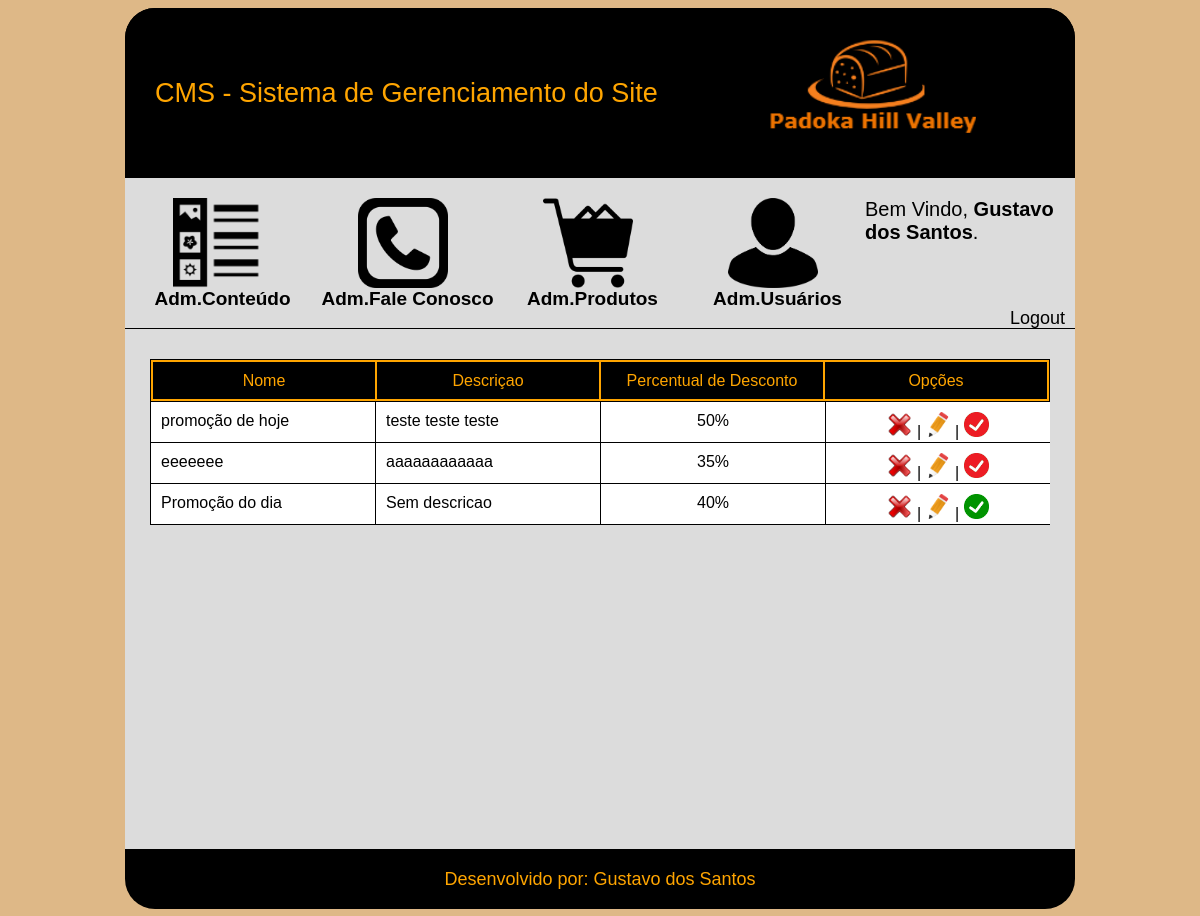
Page /cms/gerenciar-promocoes.php (signed in) on the committed database.
### tables this page shows
CREATE TABLE `tbl_promocao` (
  `id` int(11) NOT NULL AUTO_INCREMENT,
  `foto` varchar(255) NOT NULL,
  `nome` varchar(50) NOT NULL,
  `descricao` text,
  `percentual` int(11) NOT NULL,
  `status` tinyint(1) DEFAULT NULL,
  PRIMARY KEY (`id`)
);

### cms/gerenciar-promocoes.php (the view, shortened to what this page needs)
<!DOCTYPE html>
<html>
<head>
    <link rel="stylesheet" type="text/css" href="css/gerenciar-promocoes.css">
    <link rel="stylesheet" type="text/css" href="css/header.css">
</head>
<body>
    <div id="main">
        <?php require_once 'header.php'; ?>
        <div id="content">
            <div id="caixa-tabela" >
                <table id="tabela-titulos" >
                    <tr>
                        <td>
                            Nome
                        </td>
                         <td>
                            Descriçao
                        </td>
                         <td>
                            Percentual de Desconto
                        </td>
                         <td>
                            Opções
                        </td>
                    </tr>
                </table>
                    <div id="tabela-usuarios">
                        <?php
                            $sql = "SELECT * FROM tbl_promocao ORDER BY id DESC";
                            $resultado = mysqli_query($con,$sql);
                            while($rsDados = mysqli_fetch_array($resultado)){
                               if($rsDados['status'] == 1){
                                   $fotoStatus = "check.png";
                               }else{
                                   $fotoStatus = "noCheck.png";
                               }
                        ?>
                        <div class="linha">
                            <div class="campo">
                                <?php echo($rsDados['nome']);?>
                            </div>
                             <div class="campo" title="<?=$rsDados['descricao'];?>">
                               <?php echo($rsDados['descricao']);?>
                            </div>
                             <div class="campo" style="text-align:center;">
                               <?php echo($rsDados['percentual']);?>%
                            </div>
                             <div class="campo" style="text-align:center;">
                                 <a href="gerenciar-promocoes.php?id=<?php echo($rsDados['id']);?>&modo=excluir" onclick="return confirm('Deseja Realmente excluir')">
                                    <img src="imagens/gUsers/delete.png" class="foto-opcoes">
                                 </a>|
                                 <a href="nova-promocao.php?id=<?php echo($rsDados['id']);?>&modo=consultar">
                                    <img src="imagens/gUsers/edit.png" class="foto-opcoes">
                                 </a>|
                                 <a href="gerenciar-promocoes.php?id=<?php echo($rsDados['id']);?>&modo=mudaStatus&status=<?php echo($rsDados['status']);?>">
                                    <img src="imagens/gUsers/<?=$fotoStatus?>" class="foto-opcoes">
                                 </a>
                            </div>
                        </div>
                        <?php
                            }
                        ?>
                    </div>
            </div>
        </div>
        <footer>
            Desenvolvido por: Gustavo dos Santos
        </footer>
    </div>
</body>
</html>

### cms/css/gerenciar-promocoes.css (style rules this page uses)
body { font-family: sans-serif; background-color: burlywood; }
#main { width: 950px; height: 900px; margin-left: auto; margin-right: auto; border-radius: 30px; }
#content { width: 100%; height: 520px; background-color: gainsboro; border-top: 1px solid #000000; }
#caixa-tabela { width: 900px; margin-left: 25px; height: 400px; background-color: gainsboro; margin-top: 30px; }
#tabela-titulos { width:900px; height: 35px; border: 1px solid black; text-align: center; background-color: orange; }
#tabela-titulos td { width: 200px; height: 35px; color:orange; background-color: black; }
#tabela-usuarios { width:900px; height: 355px; overflow-y: auto; overflow-x: hidden; }
#tabela-usuarios .linha { width: 900px; height: 40px; border-bottom: 1px solid black; }
#tabela-usuarios .campo { width: 204px; height: 20px; background-color: white; float: left; border-left: 1px solid black; padding: 10px; overflow: hidden; white-space: nowrap; text-overflow: ellipsis; }
.foto-opcoes { width: 25px; height: 25px; }
footer { width: 100%; height: 40px; background-color: black; border-bottom-left-radius: 30px; border-bottom-right-radius: 30px; font-size: 18px; text-align: center; color: orange; padding-top: 20px; }

### cms/css/header.css (style rules this page uses)
a:link { text-decoration: none; }
a { color:black; }

### rows in the picture
tbl_promocao: nome "promoção de hoje", descricao "teste teste teste", percentual "50"
tbl_promocao: nome "eeeeeee", descricao "aaaaaaaaaaaa", percentual "35"
tbl_promocao: nome "Promoção do dia", descricao "Sem descricao", percentual "40", shows a picture

### other values in the picture
$_SESSION['nomeDoUsuario'] "Gustavo dos Santos"
